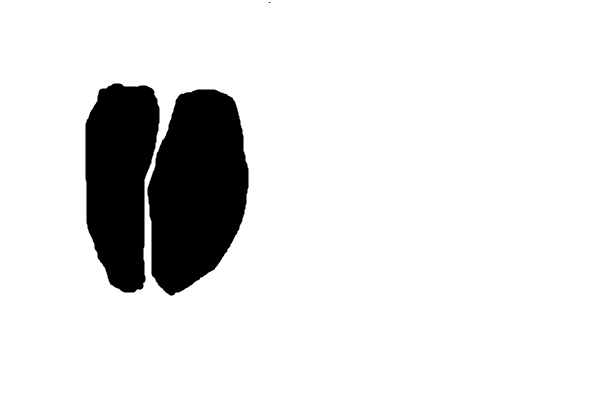
#> input picture img/2.png, 600 x 407 px
$ python -i process.py   (imports and definitions only)
#> lines starting #> are read from the running program, lines starting #| are printed output that depends on the picture; after the words box and inside, x2 and y2 are one past the last pixel; in counts of white or black regions, pixels touching at a corner belong together
#> further down, picture is the input picture: shape (407, 600, 3); min 0, max 255, mean 226.5
### change.py
import cv2 as cv
import numpy as np


def input(imgName, high=400, width=300):
    img = cv.imread(imgName)

    img = cv.resize(img, (high, width))
    return img


# [35 lines left out: functions erosion, dilation, opening, closing, zooming, zoomed_list, not called in this run]
# 把list1中的图像zoom to list2,kernel=n

### process.py
import cv2 as cv
import numpy as np
from matplotlib import pyplot as plt
import change


def binarization(img):
    # blur the image (to reduce false-positive detections) and then
    #  perform edge detection
    gray = cv.cvtColor(img, cv.COLOR_RGB2GRAY)
    blurred = cv.GaussianBlur(gray, (3, 3), 1)
    # Image binarization using the Otsu algorithm for local thresholding
    dst = cv.adaptiveThreshold(blurred, 255, cv.ADAPTIVE_THRESH_MEAN_C, cv.THRESH_BINARY, 21, 3)
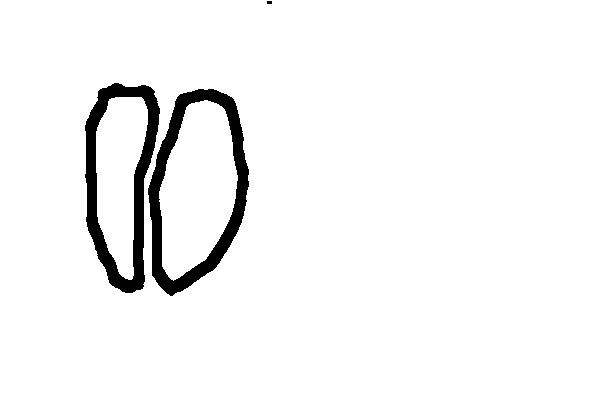
#> dst: shape (407, 600); 95.7% white; 3 black regions (1 under 20 px), largest, box (x1, y1, x2, y2) and area: (148, 89, 249, 296) 5363, (85, 83, 160, 293) 5081
    # int blockSize(101) is related to the size of the image
    # return gray
    return dst
#使用局部阈值的大津算法进行图像二值化
#这个参数和图片大小有关 https://www.cnblogs.com/pacino12134/p/11429379.html

def get_edge(img):
    bin = binarization(img)
    # cv.imshow("bin",bin)
    edged = cv.Canny(bin, 50, 300)
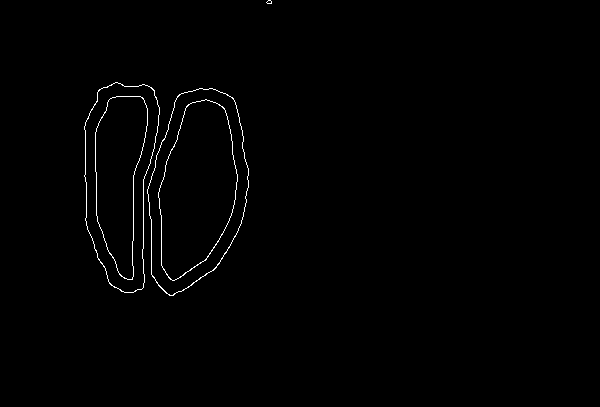
#> edged: shape (407, 600); 0.76% white in thin lines or dots, all inside (x1, y1, x2, y2) = (84, 0, 272, 296)
    return edged


# 获取img的每一个部分的轮廓返回部分数量，并将每个部分保存到list1中，将轮廓保存到list2中
#Get the outline of each part of img to return the number of parts
# and save each part to list1 and the outline to list2
def get_contours_list(img, list1=[], list2=[]):
    edged = get_edge(img)
    cnts, x = cv.findContours(edged.copy(), cv.RETR_EXTERNAL,
                              cv.CHAIN_APPROX_SIMPLE)
#> cnts = 3 contours, 1 with area under 20; largest, box (x1, y1, x2, y2) and area: (147, 88, 249, 296) 15493, (84, 82, 160, 293) 11614; x = [[1, -1, -1, -1], [2, 0, -1, -1], [-1, 1, -1, -1]]
    total = 0
    # loop over the contours one by one
    for c in cnts:
        # if the contour area is small, then the area is likely noise, so
        # we should ignore the contour
        if cv.contourArea(c) < 25:
            continue

        # otherwise, draw the contour on the image and increment the total
        # number of shapes found

        list1.append(fill_cont(c))
        # list2 return contours
        list2.append(c)

        total += 1
    return total


# 返回contours的边缘
def get_contours(img):
    edged = get_edge(img)
    cnts, x = cv.findContours(edged.copy(), cv.RETR_EXTERNAL,
                              cv.CHAIN_APPROX_SIMPLE)
    return cnts[0]


def fill_cont(cont):
    img = change.input('0.png')
    cv.drawContours(img, [cont], -1, (0, 0, 0), -1)
    return img


def show_list(list, name):
    for i, x in enumerate(list):
        plt.subplot(1, len(list), i + 1)
        plt.title(name + str(i + 1))
        plt.imshow(x)
    plt.show()


def show_list_other(list, name):
    for i, x in enumerate(list):
        plt.subplot(1, len(list), i + 1)
        plt.title(name + str(i + 1))
        plt.imshow(x[1])
    plt.show()


def draw_cont(list):
    blank = change.input("0.png")
    for x in list:
        cv.drawContours(blank, [x], -1, (0, 0, 0), -1)
    return blank

>>> import cv2
>>> picture = cv2.cvtColor(cv2.imread('img/2.png'), cv2.COLOR_BGR2RGB)
#> (the run stopped early here; a loop or call above may not have finished)
